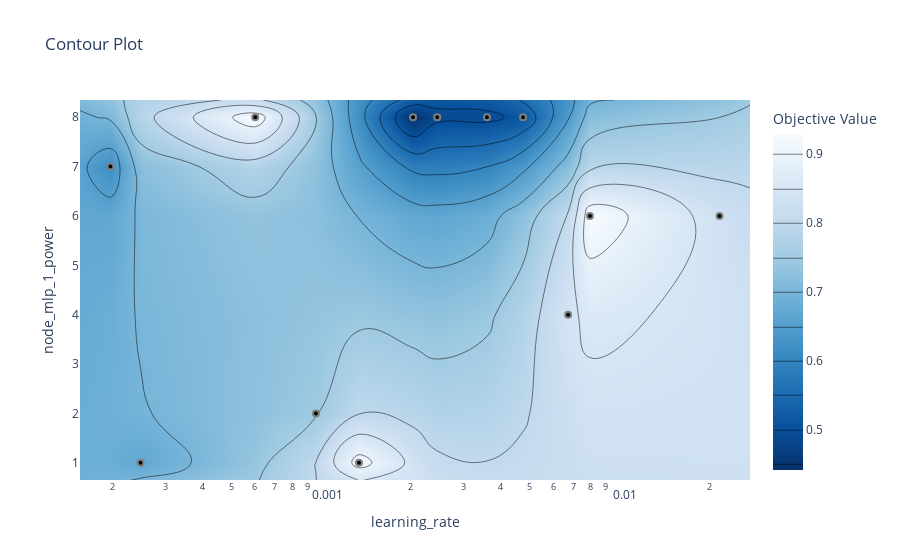

The notebook cell saved with this chart:
### Code cell
# plot the estimated accuracy surface over hyperparameters:
fig = optuna.visualization.plot_contour(study_vis, params=['learning_rate', 'node_mlp_1_power'])
fig.show()

### Figure 1 — Plotly figure (JSON) as saved in the notebook; plotly's stock layout.template omitted (floating-point values rounded to 4 significant figures)
{"data": [{"colorbar": {"title": {"text": "Objective Value"}}, "colorscale": [[0, "rgb(247,251,255)"], [0.125, "rgb(222,235,247)"], [0.25, "rgb(198,219,239)"], [0.375, "rgb(158,202,225)"], [0.5, "rgb(107,174,214)"], [0.625, "rgb(66,146,198)"], [0.75, "rgb(33,113,181)"], [0.875, "rgb(8,81,156)"], [1, "rgb(8,48,107)"]], "connectgaps": true, "contours": {"coloring": "heatmap"}, "hoverinfo": "none", "line": {"smoothing": 1.3}, "reversescale": true, "type": "contour", "x": [0.0001557, 0.0001969, 0.0002484, 0.0006018, 0.0009612, 0.00134, 0.002033, 0.00245, 0.003596, 0.004751, 0.006729, 0.007966, 0.02165, 0.02738], "y": [0.65, 1, 2, 4, 6, 7, 8, 8.35], "z": [[null, null, null, null, null, null, null, null, null, null, null, null, null, null], [null, null, 0.6715, null, null, 0.9199, null, null, null, null, null, null, null, null], [null, null, null, null, 0.7467, null, null, null, null, null, null, null, null, null], [null, null, null, null, null, null, null, null, null, null, 0.8405, null, null, null], [null, null, null, null, null, null, null, null, null, null, null, 0.9294, 0.8292, null], [null, 0.6176, null, null, null, null, null, null, null, null, null, null, null, null], [null, null, null, 0.929, null, null, 0.4419, 0.4892, 0.489, 0.5119, null, null, null, null], [null, null, null, null, null, null, null, null, null, null, null, null, null, null]]}, {"marker": {"color": "black", "line": {"color": "Grey", "width": 2}}, "mode": "markers", "showlegend": false, "type": "scatter", "x": [0.0002484, 0.00134, 0.02165, 0.00245, 0.0001969, 0.0009612, 0.007966, 0.006729, 0.0006018, 0.004751, 0.003596, 0.002033], "y": [1, 1, 6, 8, 7, 2, 6, 4, 8, 8, 8, 8]}], "layout": {"title": {"text": "Contour Plot"}, "xaxis": {"range": [-3.808, -1.563], "title": {"text": "learning_rate"}, "type": "log"}, "yaxis": {"range": [0.65, 8.35], "title": {"text": "node_mlp_1_power"}}}}
